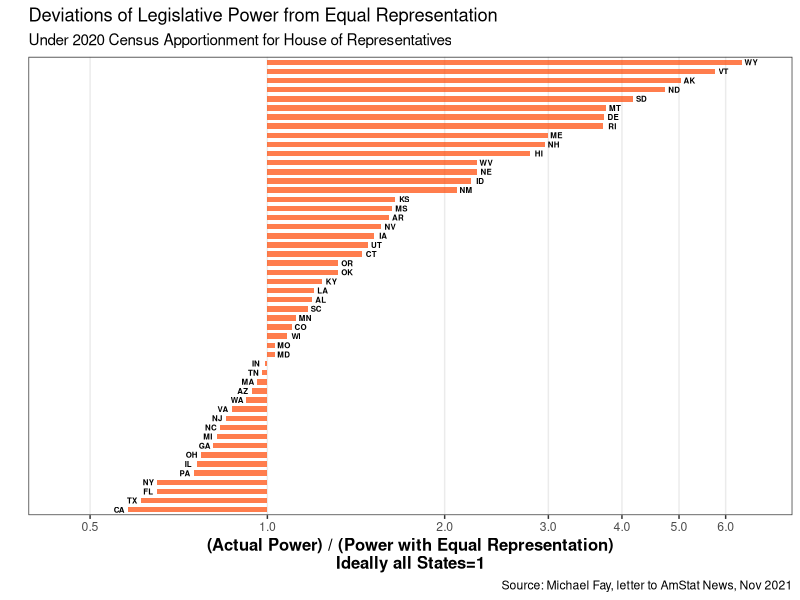
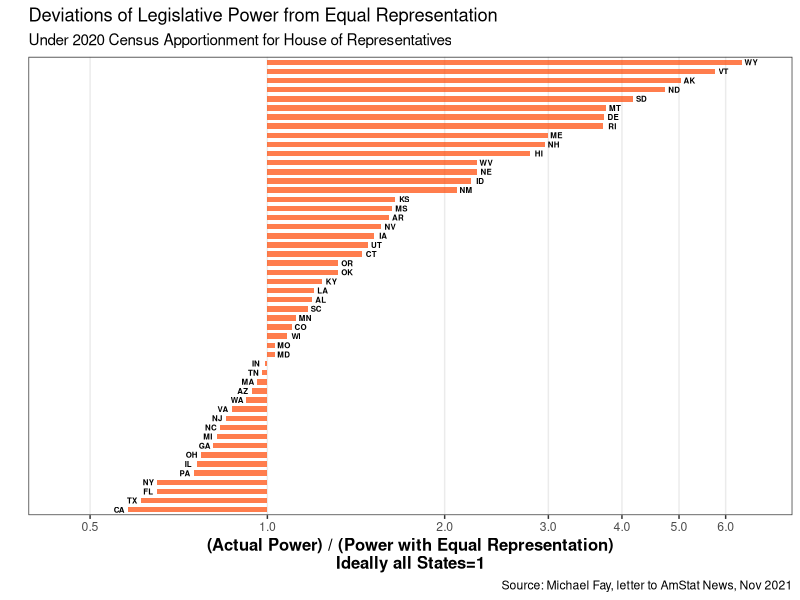

Source code (R) for these figures, in order:
#..............................................................
# Legislative Power of US Citizens, by state
# Data from Michael Fay, letter to Amstat News, Nov 2021
# 
# Carl Schmertmann
# 01 Dec 2021
# 
# assumes 
#   1/2 of "legislative power" is in US Senate
#   1/2 in House of Reps
#   
# Legislative Power of state S =
#    (1/2) * (2 Sen)/100   + (1/2) * (#reps from state S)/435
#..............................................................
library(tidyverse)

# data from Fay's Table 1: state, 2020 population in millions,
# number of Reps after 2020 reapportionment, state's share of
# total legislative power, state's share of total population,
# ratio of power/pop

Fay = tribble(
  ~State,~Pop,~Reps,~PowerShare,~PopShare,~ratio,
  'District of Columbia',0.69,0,0,0.21,0,
  'California',39.58,52,6.98,11.93,0.58,
  'Texas',29.18,38,5.37,8.8,0.61,
  'Florida',21.57,28,4.22,6.5,0.65,
  'New York',20.22,26,3.99,6.09,0.65,
  'Pennsylvania',13.01,17,2.95,3.92,0.75,
  'Illinois',12.82,17,2.95,3.86,0.76,
  'Ohio',11.81,15,2.72,3.56,0.77,
  'Georgia',10.73,14,2.61,3.23,0.81,
  'Michigan',10.08,13,2.49,3.04,0.82,
  'North Carolina',10.45,14,2.61,3.15,0.83,
  'New Jersey',9.29,12,2.38,2.8,0.85,
  'Virginia',8.65,11,2.26,2.61,0.87,
  'Washington',7.72,10,2.15,2.33,0.92,
  'Arizona',7.16,9,2.03,2.16,0.94,
  'Massachusetts',7.03,9,2.03,2.12,0.96,
  'Tennessee',6.92,9,2.03,2.08,0.98,
  'Indiana',6.79,9,2.03,2.05,0.99,
  'Maryland',6.19,8,1.92,1.86,1.03,
  'Missouri',6.16,8,1.92,1.86,1.03,
  'Wisconsin',5.9,8,1.92,1.78,1.08,
  'Colorado',5.78,8,1.92,1.74,1.1,
  'Minnesota',5.71,8,1.92,1.72,1.12,
  'South Carolina',5.12,7,1.8,1.54,1.17,
  'Alabama',5.03,7,1.8,1.52,1.19,
  'Louisiana',4.66,6,1.69,1.4,1.2,
  'Kentucky',4.51,6,1.69,1.36,1.24,
  'Oklahoma',3.96,5,1.57,1.19,1.32,
  'Oregon',4.24,6,1.69,1.28,1.32,
  'Connecticut',3.61,5,1.57,1.09,1.45,
  'Utah',3.28,4,1.4,0.99,1.48,
  'Iowa',3.19,4,1.46,0.96,1.52,
  'Nevada',3.11,4,1.46,0.94,1.56,
  'Arkansas',3.01,4,1.46,0.91,1.61,
  'Mississippi',2.96,4,1.46,0.89,1.63,
  'Kansas',2.94,4,1.46,0.89,1.65,
  'New Mexico',2.12,3,1.34,0.64,2.1,
  'Idaho',1.84,2,1.23,0.55,2.22,
  'Nebraska',1.96,3,1.34,0.59,2.27,
  'West Virginia',1.8,2,1.23,0.54,2.27,
  'Hawaii',1.46,2,1.23,0.44,2.79,
  'New Hampshire',1.38,2,1.23,0.42,2.96,
  'Maine',1.36,2,1.23,0.41,2.99,
  'Rhode Island',1.1,2,1.23,0.33,3.72,
  'Delaware',0.99,1,1.11,0.3,3.73,
  'Montana',1.09,2,1.23,0.33,3.76,
  'South Dakota',0.89,1,1.11,0.27,4.17,
  'North Dakota',0.78,1,1.11,0.23,4.74,
  'Alaska',0.74,1,1.11,0.22,5.03,
  'Vermont',0.64,0,1.11,0.19,5.75,
  'Wyoming',0.58,1,1.11,0.17,6.4
) %>% 
  left_join(tibble(State=c(state.name,'District of Columbia'),
                   abb = c(state.abb,'DC')))   # join 2-letter abbreviations


ggplot(data=filter(Fay,abb != 'DC')) +
  aes(x = reorder(abb,ratio), y=ratio, label=abb) +
  geom_bar(stat='identity', width=.60, fill='orangered', alpha=.70) +
  scale_y_log10(breaks=c(0.50, 1, 2, 3, 4, 5,6), minor_breaks=NULL, limits=c(0.45,6.8)) +
  scale_x_discrete(breaks=NULL) +
  labs(x='', y='(Actual Power) / (Power with Equal Representation)\nIdeally all States=1',
       title='Deviations of Legislative Power from Equal Representation',
       subtitle = 'Under 2020 Census Apportionment for House of Representatives',
       caption='Source: Michael Fay, letter to AmStat News, Nov 2021') +
  theme_bw() +
  theme(axis.text.y = element_blank(),
        axis.ticks.y = element_blank(),
        axis.title = element_text(size=12, face='bold'),
        ) +
  geom_text(size=2, nudge_y = .015 * ifelse(Fay[-1,]$ratio<1,-1,+1), fontface='bold') +
  coord_flip()

ggsave(filename='US-legislative-power.png')
